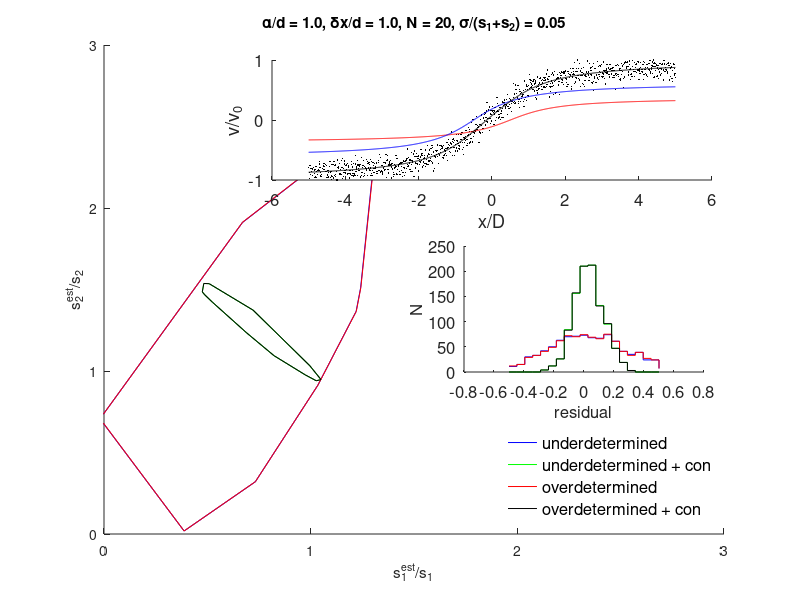

Here is the MATLAB script that generated this plot:
N = 20;
D = 20;
W = 20;
sigma = 0.1;
alpha = 20; % width of geodetic array aperture

% Iterate over many realizations of noise
NN = 1000;
s1 = zeros(NN, 1);
s2 = zeros(NN, 1);
s1u = zeros(NN, 1);
s2u = zeros(NN, 1);
s1c = zeros(NN, 1);
s2c = zeros(NN, 1);
s1uc = zeros(NN, 1);
s2uc = zeros(NN, 1);

s1True = 0.75;
s2True = 1.25;
% s1True = 1.0;
% s2True = 1.0;


epsilon = 1e-2;
for i = 1:NN
   % Realize synthetic observed velocities
%    x = (rand(N,1)*200)-100;
   x = (rand(N,1)*alpha)-alpha/2;

   v1 = s1True/pi.*atan((x-W/2)./D);
   v2 = s1True/pi.*atan((x+W/2)./D);
   v3 = v1+v2;
   v3n = v3 + sigma.*randn(size(v3));
      
   % Over determined case
   G = [v1(:)./s1True v2(:)./s2True];
   mest = inv(G'*G)*G'*v3n(:);
   s1(i) = mest(1);
   s2(i) = mest(2);
   
   % Over determined case with far-field constraint
   G = [v1(:)./s1True v2(:)./s2True];
   G = [G ; 1 1];
   mest = inv(G'*G)*G'*[v3n(:) ; s1True+s2True];
   s1c(i) = mest(1);
   s2c(i) = mest(2);
   
   % Underdetermined case
   G2 = [v1(:)./s1True v2(:)./s2True epsilon.*eye(numel(v1))];
   mest = G2'*inv(G2*G2')*v3n(:);
   s1u(i) = mest(1);
   s2u(i) = mest(2);
   
   % Underdetermined case with far-filed constraint and noise on far-field constraint
   G2 = [v1(:)./s1True v2(:)./s2True epsilon.*eye(numel(v1))];
   G2 = [G2 ; 1 1 zeros(1, N)]; 
   G2 = [G2 zeros(N+1, 1)];
   G2(end,end) = epsilon*1;
   mest = G2'*inv(G2*G2')*[v3n(:) ; s1True+s2True];
   s1uc(i) = mest(1);
   s2uc(i) = mest(2);
end

figure; hold on;
k = convhull(s1u, s2u);
plot(s1u(k), s2u(k), 'b-');
k = convhull(s1uc, s2uc);
plot(s1uc(k), s2uc(k), 'g-');
k = convhull(s1, s2);
plot(s1(k), s2(k), 'r-');
k = convhull(s1c, s2c);
plot(s1c(k), s2c(k), 'k-');

set(gca, 'XLim', [0 3]);
set(gca, 'YLim', [0 3]);
set(gca, 'XTick', [0 1 2 3]);
set(gca, 'YTick', [0 1 2 3]);
xlabel('s_1^{est}/s_1');
ylabel('s_2^{est}/s_2');
sigma./(s1True+s2True)
title(sprintf('\\alpha/d = %3.1f, \\deltax/d = %3.1f, N = %d, \\sigma/(s_1+s_2) = %4.2f', alpha/D, W/D, N, sigma./(s1True+s2True)));
lh = legend('underdetermined', 'underdetermined + con', 'overdetermined', 'overdetermined + con', 'location', 'southeast');
set(lh, 'fontsize', 12);
legend boxoff

axes('position', [0.34 0.70 0.55 0.2]); hold on;
fs = 12;
xlabel('x/D', 'FontSize', fs);
ylabel('v/v_0', 'FontSize', fs);
xplot = linspace(-100, 100, 1000);
v1plot = s1True./pi.*atan((xplot-W/2)./D);
v2plot = s2True./pi.*atan((xplot+W/2)./D);
v3plot = v1plot+v2plot;
v3nplot = v3plot + sigma.*randn(size(v3plot));
plot(xplot./D, v3nplot, 'ok', 'MarkerFaceColor', 0.00*[1 1 1], 'MarkerEdgeColor', 'none', 'MarkerSize', 1);
plot(xplot./D, v1plot, '-r');
plot(xplot./D, v2plot, '-b');
plot(xplot./D, v1plot+v2plot, '-k');
set(gca, 'YLim', [-1 1]);
set(gca, 'YTick', [-1 0 1]);
set(gca, 'FontSize', fs)


% figure; hold on;
ax = axes('position', [0.58 0.38 0.3 0.21]); hold on;
fs = 12;
x = linspace(-0.5, 0.5, 20);
y = s2u-s2True;
y(y<min(x)) = [];
y(y>max(x)) = [];
n2u = hist(y, x);

y = s2uc-s2True;
y(y<min(x)) = [];
y(y>max(x)) = [];
n2uc = hist(y, x);

y = s2-s2True;
y(y<min(x)) = [];
y(y>max(x)) = [];
n2 = hist(y, x);

y = s2c-s2True;
y(y<min(x)) = [];
y(y>max(x)) = [];
n2c = hist(y, x);

stairs(x, n2u, '-b');
stairs(x, n2uc, '-g');
stairs(x, n2, '-r');
stairs(x, n2c, '-k');
set(gca, 'FontSize', fs);
xlabel('residual', 'FontSize', fs);
ylabel('N', 'FontSize', fs);
